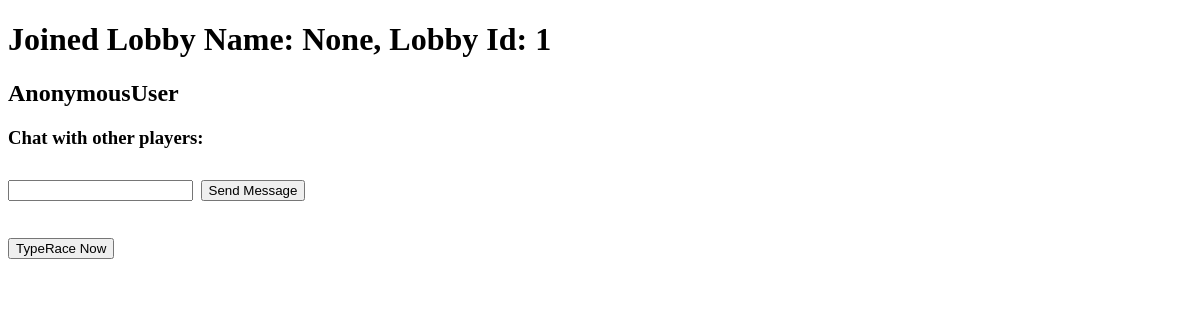
The page /joinedLobby/1/ on the database as committed earlier.
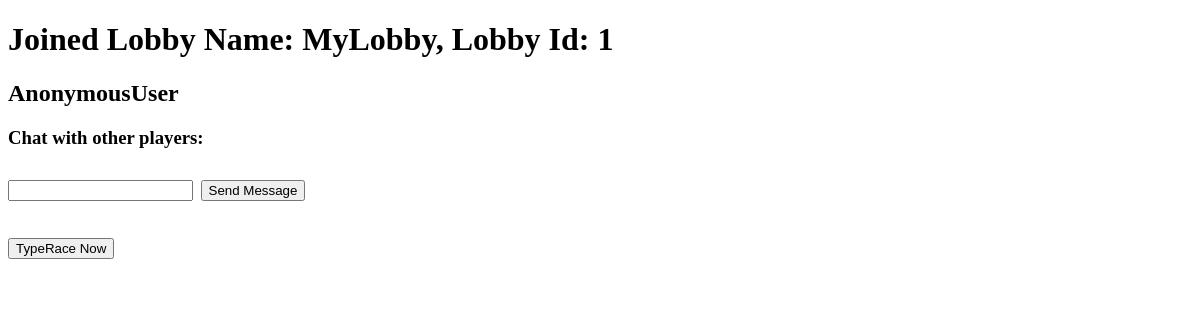
The same page on the database as committed later.
### trollapp/models.py (models this page shows, shortened)
class Lobby(models.Model):
    lobby_name = models.CharField(max_length=50, unique=True)
    num_players = models.IntegerField(default=4)
    game_mode = models.CharField(max_length=100, default='Floyd')
    privacy = models.CharField(max_length=20, default='public')

### trollapp/views.py (the view)
# urls.py: path('joinedLobby/<int:lobby_id>/', views.joinedLobby, name='joinedLobby'),
def joinedLobby(request, lobby_id):
    try:
        lobby = Lobby.objects.get(id=lobby_id)
        lobby_name = lobby.lobby_name
    except Lobby.DoesNotExist:
        lobby_name = None
    return render(request, "joinedLobby.html", {"lobby_id": lobby_id, "lobby_name": lobby_name})

### trollapp/templates/joinedLobby.html (shortened to what this page needs)
<!DOCTYPE html>
<html>
<body>
	<h1>Joined Lobby Name: {{ lobby_name }}, Lobby Id: {{ lobby_id }}</h1>
    <h2>{{request.user}}</h2>
    <h3>Chat with other players:</h3>
	<div class="chat__item__container" id="id_chat_item_container" style="font-size: 30px">
        <input type="text" id="id_message_send_input" />
        <button type="submit" id="id_message_send_button">Send Message</button>
	</div>
	<br/> <br/>
	<button onclick="startRace()">TypeRace Now</button>
</body>
</html>

Rows that differ between the two databases and show on the page:
added Lobby: lobby_name "MyLobby"
Other text that changed with them:
{{ lobby_name }}: "None" → (not shown)
